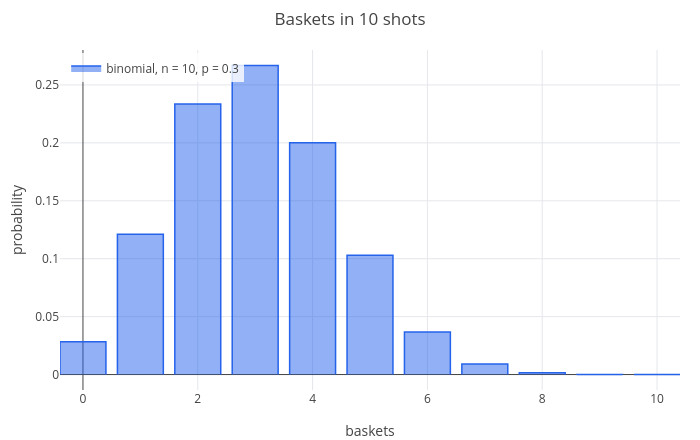

This figure's notebook cell:
### Markdown cell above
## 2. The binomial distribution

A basketball player makes 30% of her three-point shots, independently of each other. In 10 shots, what is the chance
of exactly 3 baskets? One particular order (3 baskets, then 7 misses) has probability $0.3^3\,0.7^7$, and there are
$\binom{10}{3}$ orders, so

$$P(X = k) = \binom{n}{k} p^k (1 - p)^{n - k}, \qquad k = 0, 1, \ldots, n.$$

This is the **binomial distribution** with $n$ trials and success probability $p$. `binopdf(k, n, p)` gives it, for
one value of $k$ or a whole list:

### Code cell
binopdf(3, 10, 3/10)
eval(binopdf(3, 10, 3/10))
k = [0 1 2 3 4 5 6 7 8 9 10];
P = binopdf(k, 10, 3/10);
p = bar(k, P);
labels(title(legend(p, "binomial, n = 10, p = 0.3"), "Baskets in 10 shots"), "baskets", "probability")

### Figure 1 — Plotly figure (JSON) as saved in the notebook; plotly's stock layout.template omitted (floating-point values rounded to 4 significant figures)
{"data": [{"fill": "toself", "line": {"color": "#2563eb", "width": 1.5}, "mode": "lines", "name": "binomial, n = 10, p = 0.3", "type": "scatter", "x": [-0.4, -0.4, 0.4, 0.4, null, 0.6, 0.6, 1.4, 1.4, null, 1.6, 1.6, 2.4, 2.4, null, 2.6, 2.6, 3.4, 3.4, null, 3.6, 3.6, 4.4, 4.4, null, 4.6, 4.6, 5.4, 5.4, null, 5.6, 5.6, 6.4, 6.4, null, 6.6, 6.6, 7.4, 7.4, null, 7.6, 7.6, 8.4, 8.4, null, 8.6, 8.6, 9.4, 9.4, null, 9.6, 9.6, 10.4, 10.4, null], "y": [0, 0.02825, 0.02825, 0, null, 0, 0.1211, 0.1211, 0, null, 0, 0.2335, 0.2335, 0, null, 0, 0.2668, 0.2668, 0, null, 0, 0.2001, 0.2001, 0, null, 0, 0.1029, 0.1029, 0, null, 0, 0.03676, 0.03676, 0, null, 0, 0.009002, 0.009002, 0, null, 0, 0.001447, 0.001447, 0, null, 0, 0.0001378, 0.0001378, 0, null, 0, 5.905e-06, 5.905e-06, 0, null]}], "layout": {"height": 440, "legend": {"bgcolor": "rgba(255,255,255,0.8)", "x": 0.01, "xanchor": "left", "y": 0.99, "yanchor": "top"}, "margin": {"b": 50, "l": 60, "r": 20, "t": 50}, "showlegend": true, "title": {"text": "Baskets in 10 shots"}, "width": 700, "xaxis": {"range": [-0.4, 10.4], "title": {"text": "baskets"}, "zeroline": true}, "yaxis": {"range": [-0.01334, 0.2802], "title": {"text": "probability"}, "zeroline": true}}}
